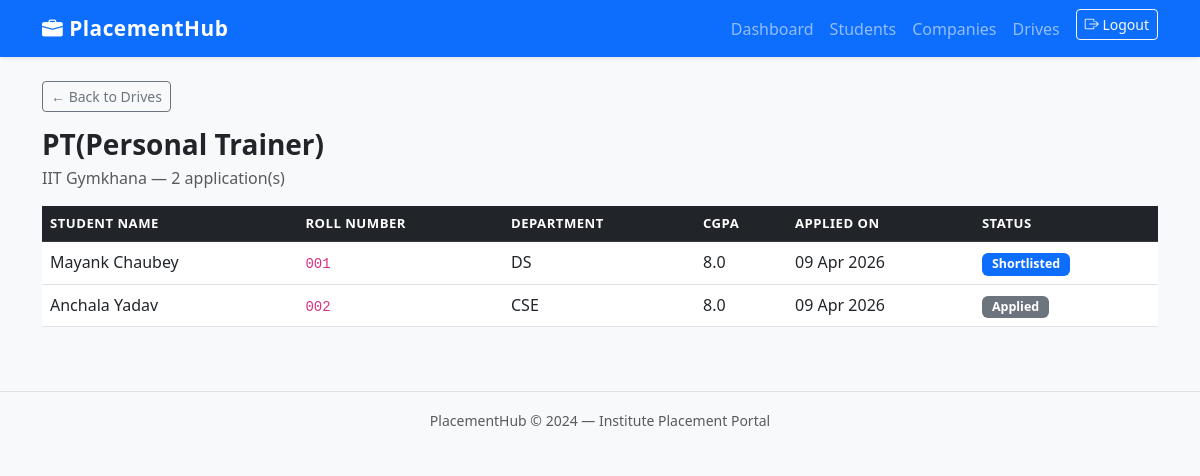
The page /admin/drive/1/applications (signed in) on the database its author committed.
### app/models.py (models this page shows)
class PlacementDrive(db.Model):
    __tablename__ = 'placement_drive'
    id = db.Column(db.Integer, primary_key=True)
    company_id = db.Column(db.Integer, db.ForeignKey('company.id'), nullable=False)
    job_title = db.Column(db.String(150), nullable=False)
    job_description = db.Column(db.Text, nullable=False)
    eligibility_criteria = db.Column(db.Text)
    package_lpa = db.Column(db.Float)  # salary in LPA
    location = db.Column(db.String(100))
    application_deadline = db.Column(db.Date, nullable=False)
    status = db.Column(db.String(20), default='pending')
    created_at = db.Column(db.DateTime, default=datetime.utcnow)
    applications = db.relationship('Application', backref='drive', lazy=True)

class Company(db.Model):
    __tablename__ = 'company'
    id = db.Column(db.Integer, primary_key=True)
    user_id = db.Column(db.Integer, db.ForeignKey('user.id'), nullable=False)
    company_name = db.Column(db.String(150), nullable=False)
    hr_contact = db.Column(db.String(100))
    website = db.Column(db.String(200))
    description = db.Column(db.Text)
    approval_status = db.Column(db.String(20), default='pending')
    drives = db.relationship('PlacementDrive', backref='company', lazy=True)

class Application(db.Model):
    __tablename__ = 'application'
    id = db.Column(db.Integer, primary_key=True)
    student_id = db.Column(db.Integer, db.ForeignKey('student.id'), nullable=False)
    drive_id = db.Column(db.Integer, db.ForeignKey('placement_drive.id'), nullable=False)
    applied_at = db.Column(db.DateTime, default=datetime.utcnow)
    status = db.Column(db.String(20), default='applied')
    __table_args__ = (
        db.UniqueConstraint('student_id', 'drive_id', name='unique_application'),
    )

class Student(db.Model):
    __tablename__ = 'student'
    id = db.Column(db.Integer, primary_key=True)
    user_id = db.Column(db.Integer, db.ForeignKey('user.id'), nullable=False)
    full_name = db.Column(db.String(100), nullable=False)
    roll_number = db.Column(db.String(50), unique=True, nullable=False)
    department = db.Column(db.String(100))
    cgpa = db.Column(db.Float)
    phone = db.Column(db.String(20))
    resume_filename = db.Column(db.String(200))  # uploaded file name
    applications = db.relationship('Application', backref='student', lazy=True)

### app/admin.py (the view)
@admin.route('/drive/<int:drive_id>/applications')
@login_required
@admin_required
def drive_applications(drive_id):
    drive = PlacementDrive.query.get_or_404(drive_id)
    applications = Application.query.filter_by(drive_id=drive_id).all()
    return render_template('admin/applications.html', drive=drive, applications=applications)

### app/admin.py (called while the page is built)
def admin_required(f):
    @wraps(f)
    def decorated(*args, **kwargs):
        if not current_user.is_authenticated or current_user.role != 'admin':
            flash('Admin access required.', 'danger')
            return redirect(url_for('auth.login'))
        return f(*args, **kwargs)
    return decorated

### app/models.py (called while the page is built)
@login_manager.user_loader
def load_user(user_id):
    return User.query.get(int(user_id))

### app/templates/admin/applications.html (shortened to what this page needs)
{% extends 'base.html' %}
{% block content %}
<a href="{{ url_for('admin.drives') }}" class="btn btn-outline-secondary btn-sm mb-3">
    ← Back to Drives
</a>
<h3 class="fw-bold mb-1">{{ drive.job_title }}</h3>
<p class="text-muted">{{ drive.company.company_name }} — {{ applications|length }} application(s)</p>
<div class="table-responsive">
<table class="table table-hover">
    <thead class="table-dark">
        <tr>
            <th>Student Name</th>
            <th>Roll Number</th>
            <th>Department</th>
            <th>CGPA</th>
            <th>Applied On</th>
            <th>Status</th>
        </tr>
    </thead>
    <tbody>
        {% for app in applications %}
        <tr>
            <td>{{ app.student.full_name }}</td>
            <td><code>{{ app.student.roll_number }}</code></td>
            <td>{{ app.student.department or '—' }}</td>
            <td>{{ app.student.cgpa or '—' }}</td>
            <td>{{ app.applied_at.strftime('%d %b %Y') }}</td>
            <td>
                <span class="badge
                    {% if app.status == 'selected' %}bg-success
                    {% elif app.status == 'shortlisted' %}bg-primary
                    {% elif app.status == 'rejected' %}bg-danger
                    {% else %}bg-secondary{% endif %}">
                    {{ app.status|capitalize }}
                </span>
            </td>
        </tr>
        {% else %}
        <tr><td colspan="6" class="text-center text-muted">No applications yet.</td></tr>
        {% endfor %}
    </tbody>
</table>
</div>
{% endblock %}

### app/static/css/style.css (style rules this page uses)
body { background-color: #f8f9fa; font-family: 'Segoe UI', system-ui, sans-serif; }
.table th { font-size: 0.82rem; letter-spacing: 0.5px; text-transform: uppercase; }
.badge { font-size: 0.78rem; padding: 5px 10px; }

### rows shown on the page
PlacementDrive: job_title "PT(Personal Trainer)"
Company: company.company_name "IIT Gymkhana"
Application: student.full_name "Mayank Chaubey", student.roll_number "001", student "DS", student "8.0", applied_at "09 Apr 2026", status "Shortlisted"
Application: student.full_name "Anchala Yadav", student.roll_number "002", student "CSE", student "8.0", applied_at "09 Apr 2026", status "Applied"

### other values the page prints
{{ applications|length }} "2"
